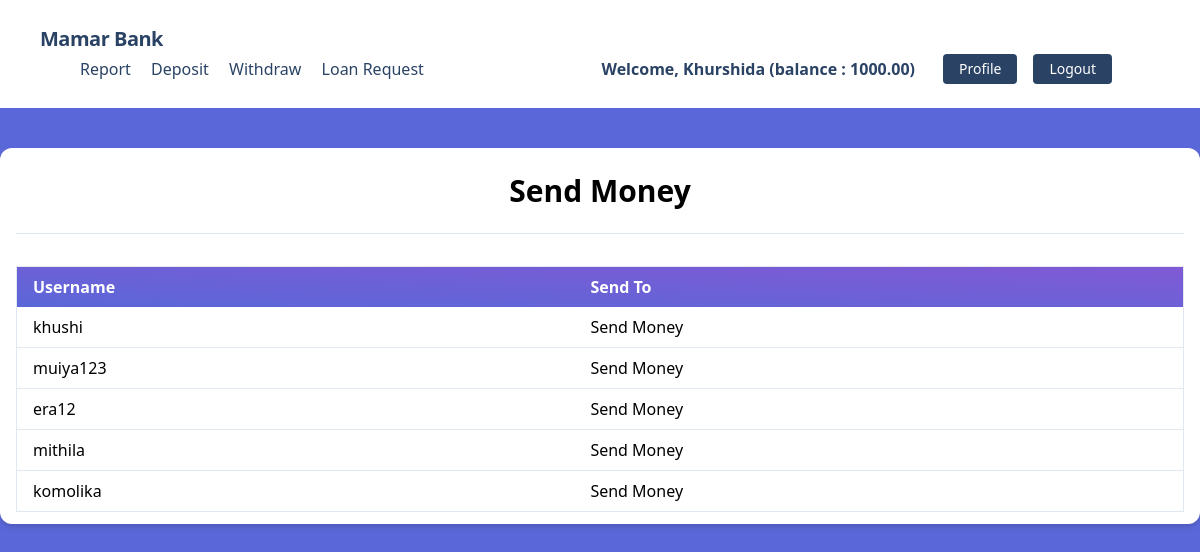
Screenshot of /transactions/send-money-page/ (signed in) with the database file from the repository.
### accounts/models.py (models this page shows, shortened)
class UserBankAccount(models.Model):
    user = models.OneToOneField(User, related_name='account',on_delete=models.CASCADE)
    account_type = models.CharField(max_length=10,choices=ACCOUNT_TYPE)
    account_no = models.IntegerField(unique = True)  # duijon user er account no kokhono same hote parbe na
    birth_date = models.DateField(null=True,blank=True)
    gender= models.CharField(max_length=10,choices=GENDER)
    initial_deposite_date = models.DateField(auto_now_add=True)
    balance = models.DecimalField(default=0, max_digits=12, decimal_places=2)

### transactions/views.py (the view)
# urls.py: path("send-money-page/", SendMoneyPageView.as_view(), name="send_money_page"),
class SendMoneyPageView(LoginRequiredMixin, ListView):
    model = UserBankAccount
    template_name = 'transactions/send_money_page.html'
    context_object_name = 'user_accounts'  # Name to use in the template for the list of objects

### transactions/templates/transactions/send_money_page.html (shortened to what this page needs)
{% extends 'core/base.html' %}
{% block body %}
  <div class="my-10 py-3 px-4 bg-white rounded-xl shadow-md">
    <h1 class="font-bold text-3xl text-center pb-5 pt-2">Send Money</h1>
    <hr />
    <table class="table-auto mx-auto w-full px-5 rounded-xl mt-8 border dark:border-neutral-500">
      <thead class="bg-purple-900 text-white text-left">
        <tr class="bg-gradient-to-tr from-indigo-600 to-purple-600 rounded-md py-2 px-4 text-white font-bold">
          <th class="px-4 py-2">Username</th>
          <th class="px-4 py-2">Send To</th>
        </tr>
      </thead>
      <tbody>
        {% for user_account in user_accounts %}
          <tr class="border-b dark:border-neutral-500">
            <td class="px-4 py-2">{{ user_account.user.username }}</td>
            <td class="px-4 py-2">
              <a href="{% url 'transactions:send_money' user_account.id %}">Send Money</a>
            </td>
          </tr>
        {% endfor %}
      </tbody>
    </table>
  </div>
{% endblock %}

### core/templates/core/base.html (shortened to what this page needs)
{% load static %}
<!DOCTYPE html>
<html lang="en">
    <head>
        <link href="https://unpkg.com/tailwindcss@^1.0/dist/tailwind.min.css" rel="stylesheet">
    </head>
    <body class="bg-indigo-600">
        {% include 'core/navbar.html' %}
        {% block body %}{% endblock %}
    </body>
</html>

### core/templates/core/navbar.html (shortened to what this page needs)
<nav class="flex items-center justify-between flex-wrap bg-white p-6 px-10">
    <div class="flex items-center flex-shrink-0 text-white mr-6">
        <span class="font-semibold text-xl tracking-tight text-blue-900"><a href="/">Mamar Bank</a></span>
    </div>
    <div class="w-full block flex-grow lg:flex lg:items-center lg:w-auto px-10">
        {% if request.user.is_authenticated %}
            <div class="text-md lg:flex-grow">
                <a href="{% url 'transactions:transaction_report' %}" class="block mt-4 lg:inline-block lg:mt-0 text-blue-900 hover:text-red-900 hover:font-black mr-4">
                    Report
                </a>
                <a href="{% url 'transactions:deposit_money' %}" class="block mt-4 lg:inline-block lg:mt-0 text-blue-900 hover:text-red-900 hover:font-black mr-4">
                    Deposit
                </a>
                <a href="{% url 'transactions:withdraw_money' %}" class="block mt-4 lg:inline-block lg:mt-0 text-blue-900 hover:text-red-900 hover:font-black mr-4">
                    Withdraw
                </a>
                <a href="{% url 'transactions:loan_request' %}" class="block mt-4 lg:inline-block lg:mt-0 text-blue-900 hover:text-red-900 hover:font-black mr-4">
                    Loan Request
                </a>
            </div>
            <div class="flex w-auto">
                <div class="text-blue-900 my-auto font-black px-5">Welcome, {{ request.user.first_name }} (balance : {{request.user.account.balance}}) </div>
                <a href="{% url 'profile' %}" class="mx-2 inline-block font-medium text-sm px-4 py-2 leading-none bg-blue-900 rounded text-white border-white hover:border-transparent hover:text-dark hover:bg-red-700 mt-4 lg:mt-0">Profile</a>
                <a href="{% url 'logout' %}" class="mx-2 inline-block font-medium text-sm px-4 py-2 leading-none bg-blue-900 rounded text-white border-white hover:border-transparent hover:text-dark hover:bg-red-700 mt-4 lg:mt-0">Logout</a>
            </div>
        {% endif %}
    </div>
</nav>

### rows the page displays
UserBankAccount: user.username "khushi"
UserBankAccount: user.username "muiya123"
UserBankAccount: user.username "era12"
UserBankAccount: user.username "mithila"
UserBankAccount: user.username "komolika"

### other values shown
{{ request.user.first_name }} "Khurshida"
{{ request.user.account.balance }} "1000.00"
